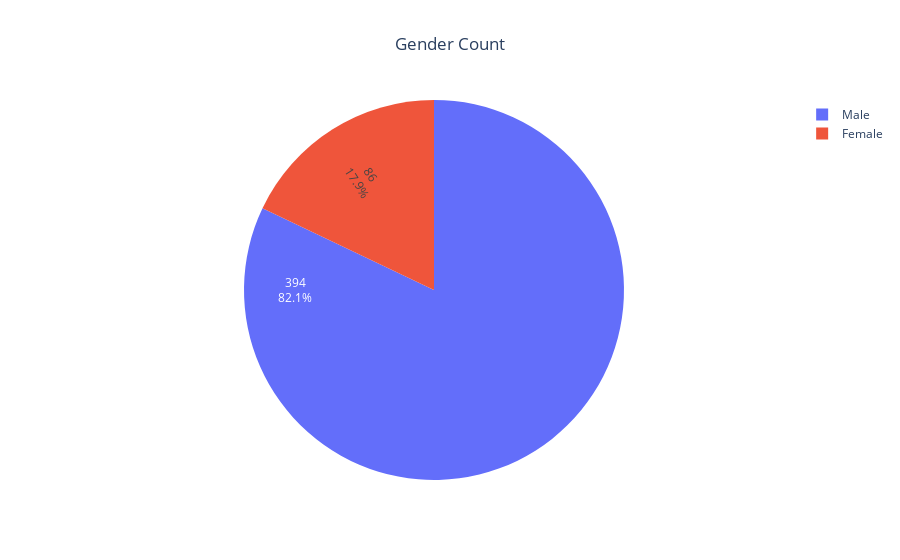

Notebook code cell kept with this figure:
### Code cell
#gender distribution


df_gender=df_loan['Gender'].value_counts().to_frame().reset_index().rename(columns={'index':'Gender','Gender':'count'})


fig = go.Figure([go.Pie(labels=df_gender['Gender'], values=df_gender['count'])])

fig.update_traces(hoverinfo='label+percent', textinfo='value+percent', textfont_size=12,insidetextorientation='radial')

fig.update_layout(title="Gender Count",title_x=0.5)
fig.show()

### Figure 1 — Plotly figure (JSON) as saved in the notebook; plotly's stock layout.template omitted (floating-point values rounded to 4 significant figures)
{"data": [{"hoverinfo": "label+percent", "insidetextorientation": "radial", "labels": ["Male", "Female"], "textfont": {"size": 12}, "textinfo": "value+percent", "type": "pie", "values": [394, 86]}], "layout": {"title": {"text": "Gender Count", "x": 0.5}}}
